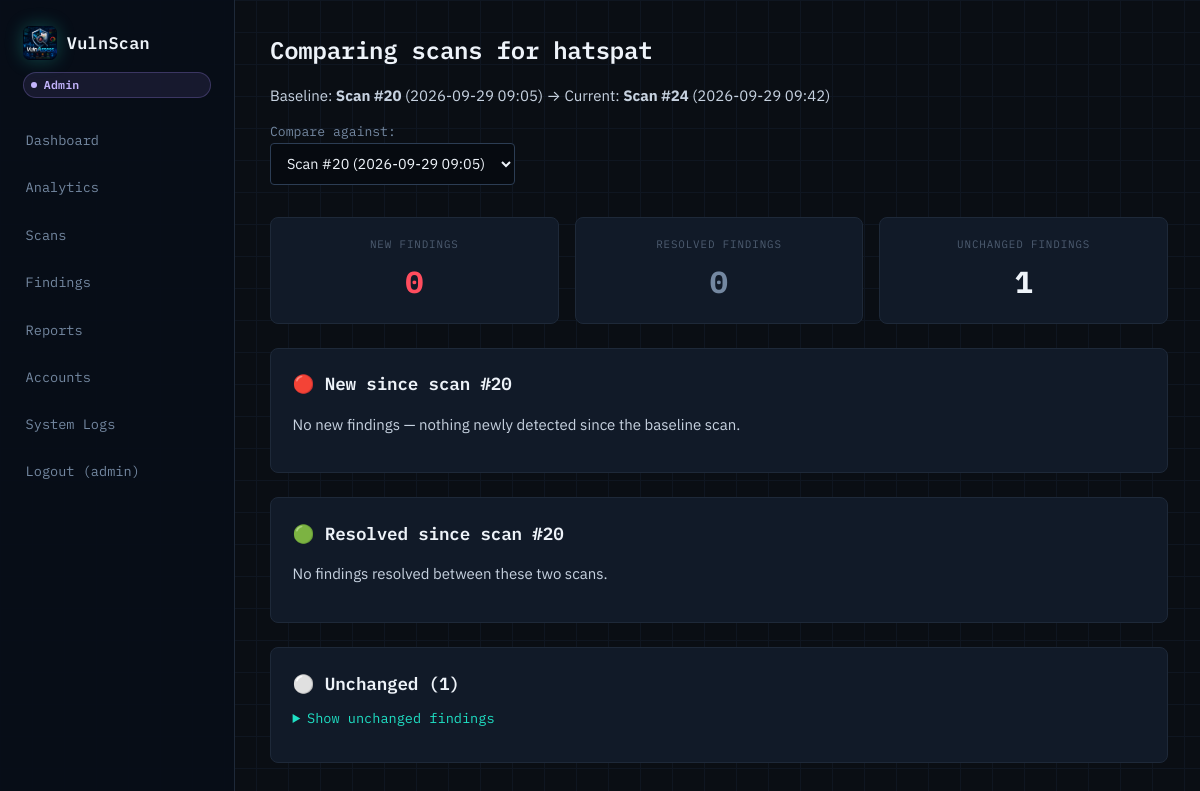
Page /scanning/jobs/24/compare/ (signed in) on the committed database.
### accounts/models.py (models this page shows, shortened)
class User(AbstractUser):
    role = models.CharField(
        max_length=16, choices=Role.choices, default=Role.VIEWER)
    email = models.EmailField(unique=True)
    phone_number = models.CharField(
        max_length=20, blank=True, null=True, default="")
    organization = models.CharField(max_length=255, blank=True)
    mfa_enabled = models.BooleanField(default=False)
    last_login_ip = models.GenericIPAddressField(null=True, blank=True)
    created_at = models.DateTimeField(auto_now_add=True)
    @property
    def is_admin_role(self):
        return self.role == Role.ADMIN or self.is_superuser
    @property
    def is_analyst_role(self):
        return self.role in (Role.ADMIN, Role.ANALYST) or self.is_superuser
    def can_manage_accounts(self):
        return self.is_admin_role
    def can_run_scans(self):
        return self.is_analyst_role
    def can_analyze_vulnerabilities(self):
        return self.is_analyst_role

### scanning/models.py (models this page shows, shortened)
class ScanJob(models.Model):
    class ScanType(models.TextChoices):
        DISCOVERY = "DISCOVERY", "Host discovery"
        PORT_SCAN = "PORT_SCAN", "Port & service scan"
        FULL = "FULL", "Full scan (discovery + ports + OS fingerprint)"
    class Status(models.TextChoices):
        QUEUED = "QUEUED", "Queued"
        RUNNING = "RUNNING", "Running"
        COMPLETED = "COMPLETED", "Completed"
        FAILED = "FAILED", "Failed"
        CANCELLED = "CANCELLED", "Cancelled"
    target = models.ForeignKey(Target, on_delete=models.CASCADE, related_name="jobs")
    initiated_by = models.ForeignKey(settings.AUTH_USER_MODEL, on_delete=models.CASCADE, related_name="scan_jobs")
    scan_type = models.CharField(max_length=16, choices=ScanType.choices, default=ScanType.FULL)
    status = models.CharField(max_length=16, choices=Status.choices, default=Status.QUEUED)
    nmap_arguments = models.CharField(max_length=255, default="-sV -O --top-ports 100")
    queued_at = models.DateTimeField(auto_now_add=True)
    started_at = models.DateTimeField(null=True, blank=True)
    finished_at = models.DateTimeField(null=True, blank=True)
    error_message = models.TextField(blank=True)
    scan_progress = models.PositiveSmallIntegerField(default=0)
    attacker_risk_score = models.PositiveSmallIntegerField(default=0)
    attacker_risk_label = models.CharField(max_length=16, default="LOW")
    attacker_risk_reasons = models.JSONField(default=list, blank=True)
    class Meta:
        ordering = ["-queued_at"]

class Target(models.Model):
    label = models.CharField(max_length=255)
    ip_or_cidr = models.CharField(
        max_length=255,
        verbose_name="IP or CIDR",
        help_text="e.g. 10.0.0.15 or 10.0.0.0/24",
    )
    owner = models.ForeignKey(settings.AUTH_USER_MODEL, on_delete=models.CASCADE, related_name="targets")
    is_active = models.BooleanField(default=True)
    created_at = models.DateTimeField(auto_now_add=True)

### scanning/views.py (the view)
# urls.py: path("jobs/<int:job_id>/compare/", views.job_compare, name="job_compare"),
@role_required("ADMIN", "ANALYST")
def job_compare(request, job_id):
    from vulnassess.comparison import compare_jobs, previous_completed_job
    new_job = get_object_or_404(ScanJob.objects.select_related("target"), pk=job_id)
    compare_to_id = request.GET.get("against")
    if compare_to_id:
        old_job = get_object_or_404(ScanJob, pk=compare_to_id, target=new_job.target)
    else:
        old_job = previous_completed_job(new_job)
    if old_job is None:
        messages.info(request, "There's no earlier completed scan of this target to compare against yet.")
        return redirect("scanning:job_detail", job_id=new_job.id)
    result = compare_jobs(old_job, new_job)
    other_jobs = ScanJob.objects.filter(
        target=new_job.target, status=ScanJob.Status.COMPLETED
    ).exclude(pk=new_job.id).order_by("-queued_at")
    return render(request, "scanning/job_compare.html", {
        "new_job": new_job, "old_job": old_job, "result": result, "other_jobs": other_jobs,
    })

### vulnassess/comparison.py (called while the page is built)
def _fingerprint(finding):
    cve_key = finding.cve.cve_id if finding.cve else finding.title
    return (finding.open_port.host.ip_address, finding.open_port.port_number,
            finding.open_port.protocol, cve_key)

def previous_completed_job(job):
    from scanning.models import ScanJob
    return (
        ScanJob.objects.filter(
            target=job.target, status=ScanJob.Status.COMPLETED, queued_at__lt=job.queued_at,
        )
        .order_by("-queued_at")
        .first()
    )

### scanning/templates/scanning/job_compare.html (shortened to what this page needs)
{% extends "base.html" %}
{% block content %}
<h1>Comparing scans for {{ new_job.target.label }}</h1>
<p>
    Baseline: <strong>Scan #{{ old_job.id }}</strong> ({{ old_job.finished_at|date:"Y-m-d H:i" }})
    &rarr; Current: <strong>Scan #{{ new_job.id }}</strong> ({{ new_job.finished_at|date:"Y-m-d H:i" }})
</p>
{% if other_jobs %}
<form method="get" class="filter-form">
    <label style="display:inline;">Compare against:
        <select name="against" onchange="this.form.submit()">
            {% for j in other_jobs %}
                <option value="{{ j.id }}" {% if j.id == old_job.id %}selected{% endif %}>
                    Scan #{{ j.id }} ({{ j.finished_at|date:"Y-m-d H:i" }})
                </option>
            {% endfor %}
        </select>
    </label>
</form>
{% endif %}
<div class="stat-grid">
    <div class="stat-card severity-critical">
        <span class="stat-label">New findings</span>
        <span class="stat-value">{{ result.new_findings|length }}</span>
    </div>
    <div class="stat-card severity-low">
        <span class="stat-label">Resolved findings</span>
        <span class="stat-value">{{ result.resolved_findings|length }}</span>
    </div>
    <div class="stat-card">
        <span class="stat-label">Unchanged findings</span>
        <span class="stat-value">{{ result.unchanged_findings|length }}</span>
    </div>
</div>
<div class="card">
    <h2>🔴 New since scan #{{ old_job.id }}</h2>
    {% if result.new_findings %}
    <table class="data-table">
        <thead><tr><th>Severity</th><th>Risk</th><th>Title</th><th>Host</th><th>Port</th></tr></thead>
        <tbody>
        {% for f in result.new_findings %}
            <tr>
                <td><span class="severity-badge severity-{{ f.severity|lower }}">{{ f.get_severity_display }}</span></td>
                <td>{{ f.risk_score }}</td>
                <td>{{ f.title }}</td>
                <td>{{ f.open_port.host.ip_address }}</td>
                <td>{{ f.open_port.port_number }}/{{ f.open_port.protocol }}</td>
            </tr>
        {% endfor %}
        </tbody>
    </table>
    {% else %}
        <p>No new findings — nothing newly detected since the baseline scan.</p>
    {% endif %}
</div>
<div class="card">
    <h2>🟢 Resolved since scan #{{ old_job.id }}</h2>
    {% if result.resolved_findings %}
    <table class="data-table">
        <thead><tr><th>Severity</th><th>Risk</th><th>Title</th><th>Host</th><th>Port</th></tr></thead>
        <tbody>
        {% for f in result.resolved_findings %}
            <tr>
                <td><span class="severity-badge severity-{{ f.severity|lower }}">{{ f.get_severity_display }}</span></td>
                <td>{{ f.risk_score }}</td>
                <td>{{ f.title }}</td>
                <td>{{ f.open_port.host.ip_address }}</td>
                <td>{{ f.open_port.port_number }}/{{ f.open_port.protocol }}</td>
            </tr>
        {% endfor %}
        </tbody>
    </table>
    {% else %}
        <p>No findings resolved between these two scans.</p>
    {% endif %}
</div>
<div class="card">
    <h2>⚪ Unchanged ({{ result.unchanged_findings|length }})</h2>
    <details>
        <summary>Show unchanged findings</summary>
    </details>
</div>
{% endblock %}

### templates/base.html (shortened to what this page needs)
{% load static %}
<!DOCTYPE html>
<html lang="en">
<head>
    <link rel="stylesheet" href="{% static 'css/main.css' %}">
</head>
<body class="{% if request.resolver_match.url_name == 'login' or request.resolver_match.url_name == 'register' %}auth-page{% endif %}">
{% if request.resolver_match.url_name != 'login' and request.resolver_match.url_name != 'register' %}
<aside class="sidebar">
    <a class="brand" href="{% if user.is_authenticated %}{% url 'reporting:dashboard' %}{% else %}#{% endif %}">
        <img src="{% static 'images/logo1.png' %}" alt="VulnScan logo">
        <span>VulnScan</span>
        <span class="role-badge role-{{ user.role|lower }}">{{ user.get_role_display }}</span>
    </a>
<nav>
    {% if user.is_authenticated %}
        <a href="{% url 'reporting:dashboard' %}"
           class="{% if request.resolver_match.url_name == 'dashboard' %}active{% endif %}">
            Dashboard
        </a>
        <a href="{% url 'reporting:analytics' %}"
           class="{% if request.resolver_match.url_name == 'analytics' %}active{% endif %}">
            Analytics
        </a>
        {% if user.can_run_scans %}
            <a href="{% url 'scanning:job_list' %}"
               class="{% if request.resolver_match.namespace == 'scanning' %}active{% endif %}">
                Scans
            </a>
        {% endif %}
        {% if user.can_analyze_vulnerabilities %}
            <a href="{% url 'vulnassess:findings_list' %}"
               class="{% if request.resolver_match.namespace == 'vulnassess' %}active{% endif %}">
                Findings
            </a>
        {% endif %}
        <a href="{% url 'reporting:report_list' %}"
           class="{% if request.resolver_match.url_name == 'report_list' %}active{% endif %}">
            Reports
        </a>
        {% if user.can_manage_accounts %}
            <a href="{% url 'accounts:account_management' %}"
               class="{% if request.resolver_match.namespace == 'accounts' %}active{% endif %}">
                Accounts
            </a>
            <a href="{% url 'accounts:system_logs' %}"
               class="{% if request.resolver_match.url_name == 'system_logs' %}active{% endif %}">
                System Logs
            </a>
        {% endif %}
        <form action="{% url 'accounts:logout' %}" method="post" class="inline-form">
            <button type="submit" class="link-button logout-trigger">
                Logout ({{ user.username }})
            </button>
        </form>
    {% endif %}
</nav>
</aside>
{% endif %}
<main class="content">
    {% block content %}{% endblock %}
</main>
</body>
</html>

### rows in the picture
User: role "Admin", username "admin"
ScanJob: target.label "hatspat", id "24", finished_at "2026-09-29 09:42"
ScanJob: id "20", finished_at "2026-09-29 09:05"

### other values in the picture
{{ result.new_findings|length }} "0"
{{ result.resolved_findings|length }} "0"
{{ result.unchanged_findings|length }} "1"
